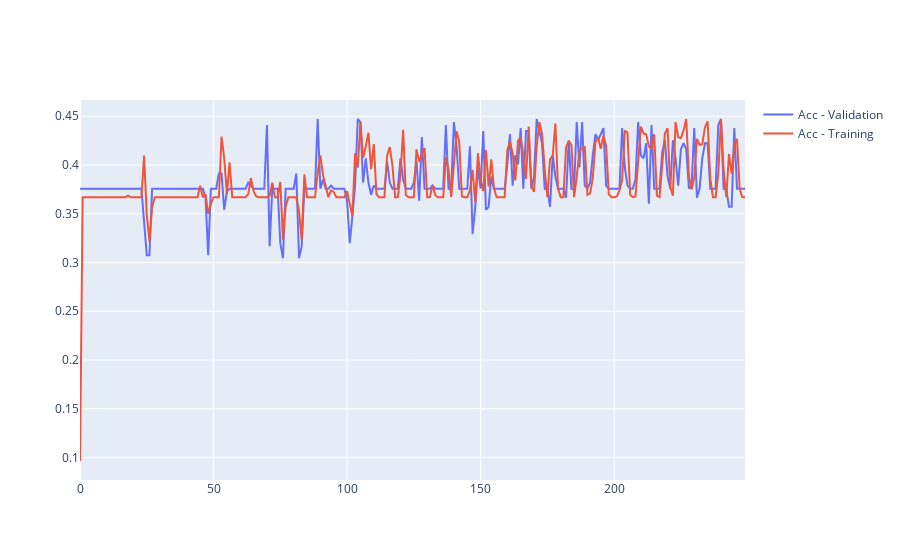

Notebook code cell kept with this figure:
### Code cell
fig = go.Figure()
fig.add_trace(
    go.Scatter(y=training_history.history['val_accuracy'],
               mode='lines',
               name='Acc - Validation'))
fig.add_trace(
    go.Scatter(y=training_history.history['accuracy'],
               mode='lines',
               name='Acc - Training'))

### Figure 1 — Plotly figure (JSON) as saved in the notebook; plotly's stock layout.template omitted (floating-point values rounded to 4 significant figures; data arrays with more than 128 entries replaced by an {"elided": "..."} marker saying what was removed)
{"data": [{"mode": "lines", "name": "Acc - Validation", "type": "scatter", "y": {"elided": "250 float values"}}, {"mode": "lines", "name": "Acc - Training", "type": "scatter", "y": {"elided": "250 float values"}}], "layout": {}}
